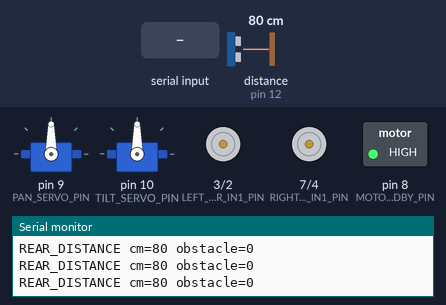
Simulated run of this sketch. Board: Arduino Uno, built with avr-gcc and run on an emulated ATmega328P. Shown: 2 × servo, motor-driver pin pairs drawn as motors (green arrow = first pin HIGH = forward, orange = second pin HIGH = backward, longer = more drive, scaled by the enable pin, stopped while the standby pin is LOW), switched loads named in the sketch (green lamp = pin HIGH), the last lines printed to the serial monitor. Wiring (inferred from the names in the program): ultrasonic range finder: trigger pin 11; echo pin 12. The test bench sets the inputs (shaded band); at power-on: distance to the obstacle (sensor on pin 12) 80 cm. The echo pulse lasts 58.3 µs per cm; pins used as bus, display or sensor lines are not drawn.

Above: at 1.2 s.
1.3 s: "FORWARD\n" received over Serial
At 1.8 s:
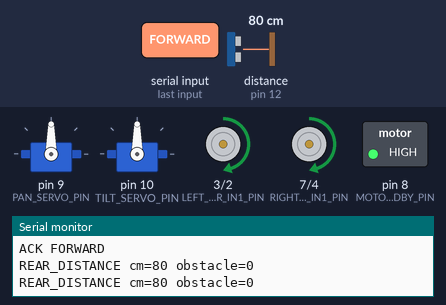
3.5 s: "BACKWARD\n" received over Serial
At 4.0 s:
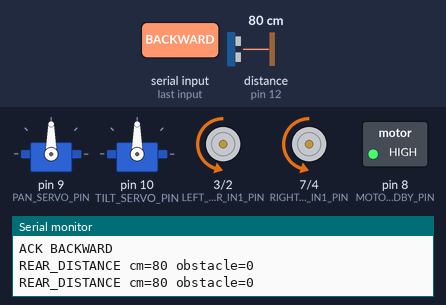
5.7 s: "LEFT\n" received over Serial
At 6.2 s:
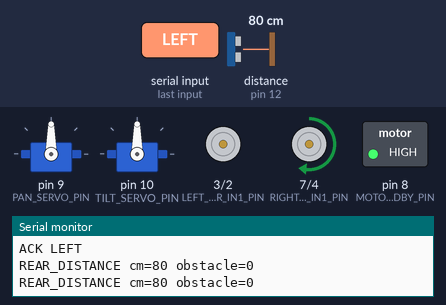
7.9 s: "RIGHT\n" received over Serial
At 8.3 s:
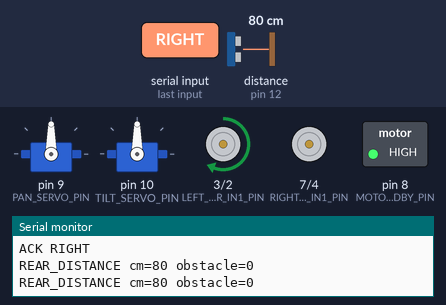
10.1 s: "MOTOR_DIAG\n" received over Serial
At 13.0 s:
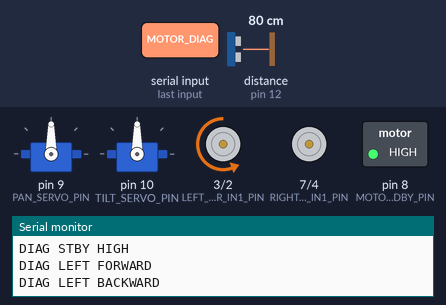
Timing chart, 0 to 18.2 s (numbered marks = the images above; inputs shaded):
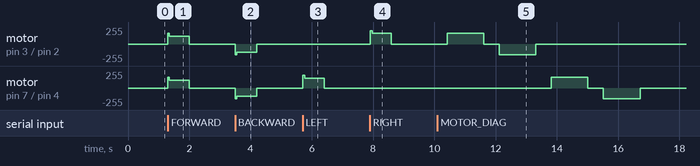

Measured:
- after the input at 1.3 s, motor on pin 3 (LEFT_MOTOR_IN1_PIN) / pin 2 (LEFT_MOTOR_IN2_PIN), motor on pin 7 (RIGHT_MOTOR_IN1_PIN) / pin 4 (RIGHT_MOTOR_IN2_PIN): stopped → forward 120/255 at once, → stopped 0.70 s later
- after the input at 3.5 s, motor on pin 3 (LEFT_MOTOR_IN1_PIN) / pin 2 (LEFT_MOTOR_IN2_PIN), motor on pin 7 (RIGHT_MOTOR_IN1_PIN) / pin 4 (RIGHT_MOTOR_IN2_PIN): stopped → backward 120/255 at once, → stopped 0.70 s later
- after the input at 5.7 s, motor on pin 7 (RIGHT_MOTOR_IN1_PIN) / pin 4 (RIGHT_MOTOR_IN2_PIN): stopped → forward 190/255 at once, → forward 145/255 0.07 s later, → stopped 0.63 s later
- after the input at 7.9 s, motor on pin 3 (LEFT_MOTOR_IN1_PIN) / pin 2 (LEFT_MOTOR_IN2_PIN): stopped → forward 200/255 at once, → forward 160/255 0.07 s later, → stopped 0.63 s later

The sketch:

AiMyaongRobot.ino
```cpp
#include "command_handler.h"
#include "motor_control.h"
#include "servo_control.h"
#include "ultrasonic_sensor.h"

void setup() {
  Serial.begin(115200);
  Serial.setTimeout(50);
  setupMotors();
  setupServos();
  setupRearUltrasonicSensor();
  Serial.println("AiMyaongRobot ready");
}

void loop() {
  processIncomingCommands();
  serviceServos();
  serviceMotorSafety();
  serviceRearUltrasonicSensor();
}
```

command_handler.h
```cpp
#pragma once

#include "motor_control.h"
#include "servo_control.h"

constexpr bool SERIAL_COMMAND_DEBUG = true;

inline bool handleCommand(const String& command) {
  if (command == "PINOUT") {
    printMotorPinout();
  } else if (command == "FORWARD") {
    moveForward();
  } else if (command == "BACKWARD") {
    moveBackward();
  } else if (command == "LEFT") {
    turnLeft();
  } else if (command == "RIGHT") {
    turnRight();
  } else if (command == "STOP") {
    stopMotors();
  } else if (command == "MOTOR_TEST") {
    testMotors();
  } else if (command == "MOTOR_DIAG") {
    diagnoseMotors();
  } else if (command == "LEFT_MOTOR_TEST") {
    testLeftMotor();
  } else if (command == "RIGHT_MOTOR_TEST") {
    testRightMotor();
  } else if (command == "LEFT_BACKWARD_TEST") {
    testLeftMotorBackward();
  } else if (command == "RIGHT_BACKWARD_TEST") {
    testRightMotorBackward();
  } else if (command == "RIGHT_IN1_HIGH_TEST") {
    testRightMotorIn1High();
  } else if (command == "RIGHT_IN2_HIGH_TEST") {
    testRightMotorIn2High();
  } else if (command == "LEFT_IN1_HIGH_TEST") {
    testLeftMotorIn1High();
  } else if (command == "LEFT_IN2_HIGH_TEST") {
    testLeftMotorIn2High();
  } else if (command == "CAM_UP") {
    cameraUp();
  } else if (command == "CAM_DOWN") {
    cameraDown();
  } else if (command == "CAM_LEFT") {
    cameraLeft();
  } else if (command == "CAM_RIGHT") {
    cameraRight();
  } else if (command == "CAM_CENTER") {
    cameraCenter();
  } else if (command == "CAM_STOP") {
    cameraStop();
  } else {
    return false;
  }

  return true;
}

inline void processIncomingCommands() {
  if (!Serial.available()) {
    return;
  }

  String command = Serial.readStringUntil('\n');
  command.trim();

  if (command.length() == 0) {
    return;
  }

  if (SERIAL_COMMAND_DEBUG) {
    Serial.print("RX ");
    Serial.println(command);
  }

  if (handleCommand(command)) {
    if (
      SERIAL_COMMAND_DEBUG ||
      command == "MOTOR_TEST" ||
      command == "LEFT_MOTOR_TEST" ||
      command == "RIGHT_MOTOR_TEST" ||
      command == "LEFT_BACKWARD_TEST" ||
      command == "RIGHT_BACKWARD_TEST" ||
      command == "RIGHT_IN1_HIGH_TEST" ||
      command == "RIGHT_IN2_HIGH_TEST" ||
      command == "LEFT_IN1_HIGH_TEST" ||
      command == "LEFT_IN2_HIGH_TEST"
    ) {
      Serial.print("ACK ");
      Serial.println(command);
    }
  } else {
    Serial.print("UNKNOWN ");
    Serial.println(command);
  }
}
```

motor_control.h
```cpp
#pragma once

#include <Arduino.h>

// TB6612FNG wiring grouped on Arduino Uno D2-D8 for easier jumper routing.
constexpr uint8_t LEFT_MOTOR_IN2_PIN = 2;   // AIN2, swapped with AIN1
constexpr uint8_t LEFT_MOTOR_IN1_PIN = 3;   // AIN1, swapped with AIN2
constexpr uint8_t RIGHT_MOTOR_IN2_PIN = 4;  // BIN2, swapped with BIN1 after D7 issue
constexpr uint8_t LEFT_MOTOR_PWM_PIN = 5;   // PWMA
constexpr uint8_t RIGHT_MOTOR_PWM_PIN = 6;  // PWMB
constexpr uint8_t RIGHT_MOTOR_IN1_PIN = 7;  // BIN1
constexpr uint8_t MOTOR_STANDBY_PIN = 8;    // STBY
// Kick briefly at full PWM, then run lower to reduce current draw.
constexpr uint8_t MOTOR_RUN_SPEED = 120;
constexpr uint8_t MOTOR_START_SPEED = 160;
constexpr uint8_t MOTOR_START_KICK_MS = 50;
constexpr uint8_t MOTOR_TURN_RUN_SPEED = 145;
constexpr uint8_t MOTOR_TURN_START_SPEED = 190;
constexpr uint8_t MOTOR_TURN_START_KICK_MS = 70;
constexpr uint8_t RIGHT_TURN_LEFT_MOTOR_RUN_SPEED = 160;
constexpr uint8_t RIGHT_TURN_LEFT_MOTOR_START_SPEED = 200;
constexpr unsigned long MOTOR_COMMAND_TIMEOUT_MS = 700;

namespace {
unsigned long lastMotorCommandAt = 0;
bool motorSafetyActive = false;
}

inline void stopMotors();

inline void enableMotorDriver() {
  digitalWrite(MOTOR_STANDBY_PIN, HIGH);
}

inline void markMotorCommandActive() {
  lastMotorCommandAt = millis();
  motorSafetyActive = true;
}

inline void driveLeft(int direction, uint8_t speed = MOTOR_RUN_SPEED) {
  enableMotorDriver();

  if (direction > 0) {
    digitalWrite(LEFT_MOTOR_IN1_PIN, HIGH);
    digitalWrite(LEFT_MOTOR_IN2_PIN, LOW);
  } else if (direction < 0) {
    digitalWrite(LEFT_MOTOR_IN1_PIN, LOW);
    digitalWrite(LEFT_MOTOR_IN2_PIN, HIGH);
  } else {
    digitalWrite(LEFT_MOTOR_IN1_PIN, LOW);
    digitalWrite(LEFT_MOTOR_IN2_PIN, LOW);
    speed = 0;
  }

  analogWrite(LEFT_MOTOR_PWM_PIN, speed);
}

inline void driveRight(int direction, uint8_t speed = MOTOR_RUN_SPEED) {
  enableMotorDriver();

  if (direction > 0) {
    digitalWrite(RIGHT_MOTOR_IN1_PIN, HIGH);
    digitalWrite(RIGHT_MOTOR_IN2_PIN, LOW);
  } else if (direction < 0) {
    digitalWrite(RIGHT_MOTOR_IN1_PIN, LOW);
    digitalWrite(RIGHT_MOTOR_IN2_PIN, HIGH);
  } else {
    digitalWrite(RIGHT_MOTOR_IN1_PIN, LOW);
    digitalWrite(RIGHT_MOTOR_IN2_PIN, LOW);
    speed = 0;
  }

  analogWrite(RIGHT_MOTOR_PWM_PIN, speed);
}

inline void setupMotors() {
  pinMode(LEFT_MOTOR_PWM_PIN, OUTPUT);
  pinMode(LEFT_MOTOR_IN1_PIN, OUTPUT);
  pinMode(LEFT_MOTOR_IN2_PIN, OUTPUT);
  pinMode(RIGHT_MOTOR_PWM_PIN, OUTPUT);
  pinMode(RIGHT_MOTOR_IN1_PIN, OUTPUT);
  pinMode(RIGHT_MOTOR_IN2_PIN, OUTPUT);
  pinMode(MOTOR_STANDBY_PIN, OUTPUT);
  enableMotorDriver();
  stopMotors();
}

inline void printMotorPinout() {
  Serial.println("TB6612FNG pinout:");
  Serial.println("  AIN2 -> D2");
  Serial.println("  AIN1 -> D3");
  Serial.println("  BIN2 -> D4");
  Serial.println("  PWMA -> D5");
  Serial.println("  PWMB -> D6");
  Serial.println("  BIN1 -> D7");
  Serial.println("  STBY -> D8");
  Serial.println("Pan servo -> D9");
  Serial.println("Tilt servo -> D10");
  Serial.println("Rear ultrasonic TRIG -> D11");
  Serial.println("Rear ultrasonic ECHO -> D12");
}

inline void driveWithKick(int leftDirection, int rightDirection) {
  if (leftDirection != 0 || rightDirection != 0) {
    markMotorCommandActive();
  }

  const uint8_t leftStartSpeed = leftDirection == 0 ? 0 : MOTOR_START_SPEED;
  const uint8_t leftRunSpeed = leftDirection == 0 ? 0 : MOTOR_RUN_SPEED;
  const uint8_t rightStartSpeed = rightDirection == 0 ? 0 : MOTOR_START_SPEED;
  const uint8_t rightRunSpeed = rightDirection == 0 ? 0 : MOTOR_RUN_SPEED;

  driveLeft(leftDirection, leftStartSpeed);
  driveRight(rightDirection, rightStartSpeed);
  delay(MOTOR_START_KICK_MS);
  driveLeft(leftDirection, leftRunSpeed);
  driveRight(rightDirection, rightRunSpeed);
}

inline void turnWithKick(int leftDirection, int rightDirection) {
  if (leftDirection != 0 || rightDirection != 0) {
    markMotorCommandActive();
  }

  const uint8_t leftStartSpeed = leftDirection == 0 ? 0 : MOTOR_TURN_START_SPEED;
  const uint8_t leftRunSpeed = leftDirection == 0 ? 0 : MOTOR_TURN_RUN_SPEED;
  const uint8_t rightStartSpeed = rightDirection == 0 ? 0 : MOTOR_TURN_START_SPEED;
  const uint8_t rightRunSpeed = rightDirection == 0 ? 0 : MOTOR_TURN_RUN_SPEED;

  driveLeft(leftDirection, leftStartSpeed);
  driveRight(rightDirection, rightStartSpeed);
  delay(MOTOR_TURN_START_KICK_MS);
  driveLeft(leftDirection, leftRunSpeed);
  driveRight(rightDirection, rightRunSpeed);
}

inline void moveForward() {
  driveWithKick(1, 1);
}

inline void moveBackward() {
  driveWithKick(-1, -1);
}

inline void turnLeft() {
  turnWithKick(0, 1);
}

inline void turnRight() {
  markMotorCommandActive();
  driveLeft(1, RIGHT_TURN_LEFT_MOTOR_START_SPEED);
  driveRight(0, 0);
  delay(MOTOR_TURN_START_KICK_MS);
  driveLeft(1, RIGHT_TURN_LEFT_MOTOR_RUN_SPEED);
  driveRight(0, 0);
}

inline void testLeftMotor() {
  driveLeft(1, MOTOR_START_SPEED);
  delay(800);
  driveLeft(0);
}

inline void testRightMotor() {
  driveRight(1, MOTOR_START_SPEED);
  delay(800);
  driveRight(0);
}

inline void testLeftMotorBackward() {
  driveLeft(-1, MOTOR_START_SPEED);
  delay(800);
  driveLeft(0);
}

inline void testRightMotorBackward() {
  driveRight(-1, MOTOR_START_SPEED);
  delay(800);
  driveRight(0);
}

inline void testRightMotorIn1High() {
  enableMotorDriver();
  digitalWrite(RIGHT_MOTOR_IN1_PIN, HIGH);
  digitalWrite(RIGHT_MOTOR_IN2_PIN, LOW);
  analogWrite(RIGHT_MOTOR_PWM_PIN, MOTOR_START_SPEED);
  delay(1000);
  driveRight(0);
}

inline void testRightMotorIn2High() {
  enableMotorDriver();
  digitalWrite(RIGHT_MOTOR_IN1_PIN, LOW);
  digitalWrite(RIGHT_MOTOR_IN2_PIN, HIGH);
  analogWrite(RIGHT_MOTOR_PWM_PIN, MOTOR_START_SPEED);
  delay(1000);
  driveRight(0);
}

inline void testLeftMotorIn1High() {
  enableMotorDriver();
  digitalWrite(LEFT_MOTOR_IN1_PIN, HIGH);
  digitalWrite(LEFT_MOTOR_IN2_PIN, LOW);
  analogWrite(LEFT_MOTOR_PWM_PIN, MOTOR_START_SPEED);
  delay(1000);
  driveLeft(0);
}

inline void testLeftMotorIn2High() {
  enableMotorDriver();
  digitalWrite(LEFT_MOTOR_IN1_PIN, LOW);
  digitalWrite(LEFT_MOTOR_IN2_PIN, HIGH);
  analogWrite(LEFT_MOTOR_PWM_PIN, MOTOR_START_SPEED);
  delay(1000);
  driveLeft(0);
}

inline void diagnoseMotors() {
  printMotorPinout();

  Serial.println("DIAG STBY HIGH");
  enableMotorDriver();
  delay(300);

  Serial.println("DIAG LEFT FORWARD");
  driveLeft(1, MOTOR_START_SPEED);
  delay(1200);
  driveLeft(0);
  delay(500);

  Serial.println("DIAG LEFT BACKWARD");
  driveLeft(-1, MOTOR_START_SPEED);
  delay(1200);
  driveLeft(0);
  delay(500);

  Serial.println("DIAG RIGHT FORWARD");
  driveRight(1, MOTOR_START_SPEED);
  delay(1200);
  driveRight(0);
  delay(500);

  Serial.println("DIAG RIGHT BACKWARD");
  driveRight(-1, MOTOR_START_SPEED);
  delay(1200);
  driveRight(0);
  delay(500);

  stopMotors();
  Serial.println("DIAG DONE");
}

inline void testMotors() {
  testLeftMotor();
  delay(300);
  testRightMotor();
  delay(300);

  moveForward();
  delay(800);
  stopMotors();
}

inline void stopMotors() {
  driveLeft(0);
  driveRight(0);
  motorSafetyActive = false;
}

inline void serviceMotorSafety() {
  if (!motorSafetyActive) {
    return;
  }

  if (millis() - lastMotorCommandAt >= MOTOR_COMMAND_TIMEOUT_MS) {
    stopMotors();
    Serial.println("AUTO STOP motor command timeout");
  }
}
```

servo_control.h
```cpp
#pragma once

#include <Servo.h>

namespace {
Servo panServo;
Servo tiltServo;

constexpr uint8_t PAN_SERVO_PIN = 9;
constexpr uint8_t TILT_SERVO_PIN = 10;

constexpr int PAN_MIN_ANGLE = 20;
constexpr int PAN_MAX_ANGLE = 160;
constexpr int TILT_MIN_ANGLE = 40;
constexpr int TILT_MAX_ANGLE = 140;

constexpr int PAN_CENTER_ANGLE = 90;
constexpr int TILT_CENTER_ANGLE = 90;
// A held camera button updates the target in small chunks.  The actual servos
// are advanced independently from the serial command handler so new commands
// can be accepted while they are moving.
constexpr int SERVO_COMMAND_STEP = 4;
constexpr unsigned long SERVO_UPDATE_INTERVAL_MS = 15;

int currentPanAngle = PAN_CENTER_ANGLE;
int currentTiltAngle = TILT_CENTER_ANGLE;
int targetPanAngle = PAN_CENTER_ANGLE;
int targetTiltAngle = TILT_CENTER_ANGLE;
unsigned long lastServoUpdateMs = 0;

inline int clampAngle(int angle, int minAngle, int maxAngle) {
  if (angle < minAngle) {
    return minAngle;
  }

  if (angle > maxAngle) {
    return maxAngle;
  }

  return angle;
}

inline void writePanAngle(int angle) {
  targetPanAngle = clampAngle(angle, PAN_MIN_ANGLE, PAN_MAX_ANGLE);
}

inline void writeTiltAngle(int angle) {
  targetTiltAngle = clampAngle(angle, TILT_MIN_ANGLE, TILT_MAX_ANGLE);
}

inline void advanceServo(Servo& servo, int& currentAngle, int targetAngle) {
  if (currentAngle == targetAngle) {
    return;
  }

  currentAngle += (currentAngle < targetAngle) ? 1 : -1;
  servo.write(currentAngle);
}
}  // namespace

inline void cameraUp();
inline void cameraDown();
inline void cameraLeft();
inline void cameraRight();
inline void cameraCenter();
inline void cameraStop();
inline void serviceServos();

inline void setupServos() {
  panServo.attach(PAN_SERVO_PIN);
  tiltServo.attach(TILT_SERVO_PIN);
  panServo.write(currentPanAngle);
  tiltServo.write(currentTiltAngle);
  lastServoUpdateMs = millis();
}

inline void cameraUp() {
  writeTiltAngle(targetTiltAngle - SERVO_COMMAND_STEP);
}

inline void cameraDown() {
  writeTiltAngle(targetTiltAngle + SERVO_COMMAND_STEP);
}

inline void cameraLeft() {
  writePanAngle(targetPanAngle + SERVO_COMMAND_STEP);
}

inline void cameraRight() {
  writePanAngle(targetPanAngle - SERVO_COMMAND_STEP);
}

inline void cameraCenter() {
  writePanAngle(PAN_CENTER_ANGLE);
  writeTiltAngle(TILT_CENTER_ANGLE);
}

inline void cameraStop() {
  // Discard any target accumulated while a direction button was held.
  targetPanAngle = currentPanAngle;
  targetTiltAngle = currentTiltAngle;
}

inline void serviceServos() {
  const unsigned long now = millis();
  if (now - lastServoUpdateMs < SERVO_UPDATE_INTERVAL_MS) {
    return;
  }

  lastServoUpdateMs = now;
  advanceServo(panServo, currentPanAngle, targetPanAngle);
  advanceServo(tiltServo, currentTiltAngle, targetTiltAngle);
}
```

ultrasonic_sensor.h
```cpp
#pragma once

#include <Arduino.h>

constexpr uint8_t REAR_ULTRASONIC_TRIG_PIN = 11;
constexpr uint8_t REAR_ULTRASONIC_ECHO_PIN = 12;
// HC-SR04는 에코가 겹치지 않도록 최소 약 60ms 간격이 필요하다.
// 100ms마다 측정하고 200ms마다 전송해 UI와 후진 차단의 반응 지연을 줄인다.
constexpr unsigned long REAR_ULTRASONIC_SAMPLE_MS = 100;
constexpr unsigned long REAR_ULTRASONIC_REPORT_MS = 200;
constexpr unsigned long REAR_OBSTACLE_REPORT_MS = 100;
constexpr unsigned long REAR_ULTRASONIC_TIMEOUT_US = 25000;
constexpr int REAR_OBSTACLE_ALERT_CM = 15;
constexpr int REAR_OBSTACLE_CLEAR_CM = 20;

namespace {
unsigned long lastRearUltrasonicSampleAt = 0;
unsigned long lastRearDistanceReportAt = 0;
unsigned long lastRearObstacleReportAt = 0;
int lastRearDistanceCm = -1;
bool rearObstacleActive = false;
}

inline void setupRearUltrasonicSensor() {
  pinMode(REAR_ULTRASONIC_TRIG_PIN, OUTPUT);
  pinMode(REAR_ULTRASONIC_ECHO_PIN, INPUT);
  digitalWrite(REAR_ULTRASONIC_TRIG_PIN, LOW);
}

inline int readRearDistanceCm() {
  digitalWrite(REAR_ULTRASONIC_TRIG_PIN, LOW);
  delayMicroseconds(2);
  digitalWrite(REAR_ULTRASONIC_TRIG_PIN, HIGH);
  delayMicroseconds(10);
  digitalWrite(REAR_ULTRASONIC_TRIG_PIN, LOW);

  unsigned long duration = pulseIn(
    REAR_ULTRASONIC_ECHO_PIN,
    HIGH,
    REAR_ULTRASONIC_TIMEOUT_US
  );
  if (duration == 0) {
    return -1;
  }

  return static_cast<int>(duration / 58UL);
}

inline void printRearDistance(int distanceCm) {
  Serial.print("REAR_DISTANCE cm=");
  Serial.print(distanceCm);
  Serial.print(" obstacle=");
  Serial.println(rearObstacleActive ? 1 : 0);
}

inline void printRearObstacle(int distanceCm) {
  Serial.print("REAR_OBSTACLE cm=");
  Serial.println(distanceCm);
}

inline void serviceRearUltrasonicSensor() {
  const unsigned long now = millis();
  if (now - lastRearUltrasonicSampleAt < REAR_ULTRASONIC_SAMPLE_MS) {
    return;
  }
  lastRearUltrasonicSampleAt = now;

  const int distanceCm = readRearDistanceCm();
  if (distanceCm < 0) {
    return;
  }
  lastRearDistanceCm = distanceCm;

  if (distanceCm <= REAR_OBSTACLE_ALERT_CM) {
    rearObstacleActive = true;
  } else if (distanceCm >= REAR_OBSTACLE_CLEAR_CM) {
    rearObstacleActive = false;
  }

  if (now - lastRearDistanceReportAt >= REAR_ULTRASONIC_REPORT_MS) {
    lastRearDistanceReportAt = now;
    printRearDistance(lastRearDistanceCm);
  }

  if (
    rearObstacleActive &&
    now - lastRearObstacleReportAt >= REAR_OBSTACLE_REPORT_MS
  ) {
    lastRearObstacleReportAt = now;
    printRearObstacle(lastRearDistanceCm);
  }
}
```
